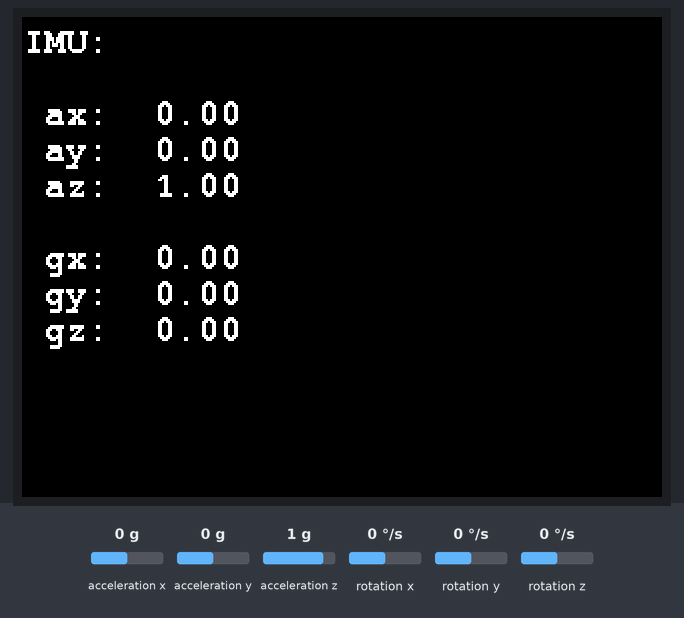
The sketch below on a simulated ESP32. Shown: 320×240 colour display. The inputs (shaded band) are chosen by the test bench; at power-on: acceleration x 0 g, acceleration y 0 g, rotation x 0 °/s, acceleration z 1 g, rotation y 0 °/s, rotation z 0 °/s.

Above: at 1.3 s.
1.4 s: acceleration x set to -1.4 g
At 1.7 s:
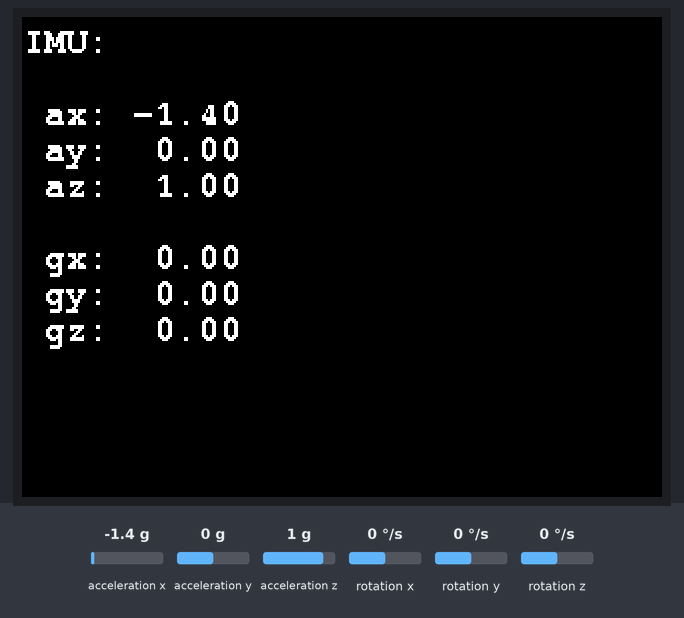
2.9 s: acceleration y set to -1.4 g
At 3.6 s:
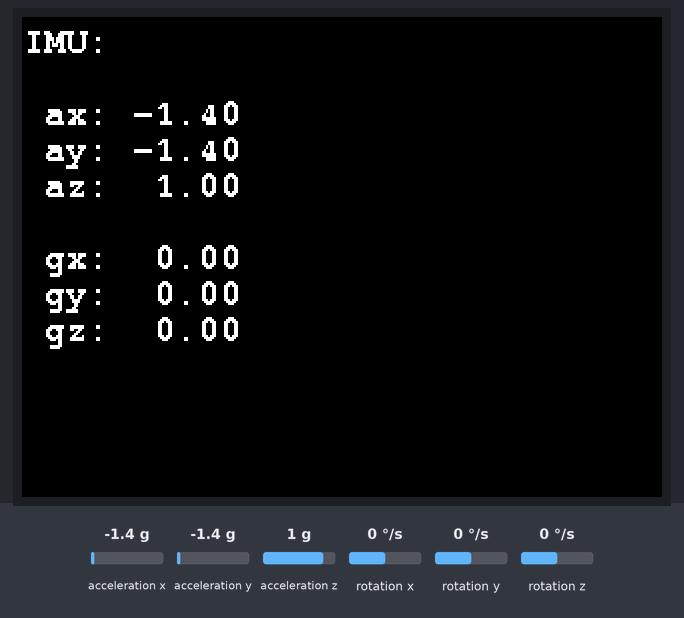
4.7 s: rotation x set to -192 °/s
At 5.4 s:
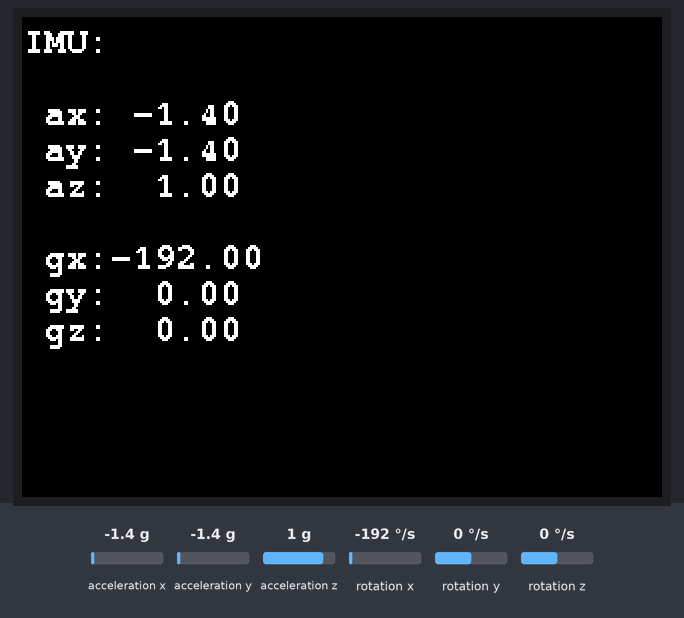
7.9 s: acceleration z set to -1.4 g
9.4 s: rotation y set to -192 °/s
At 10.1 s:
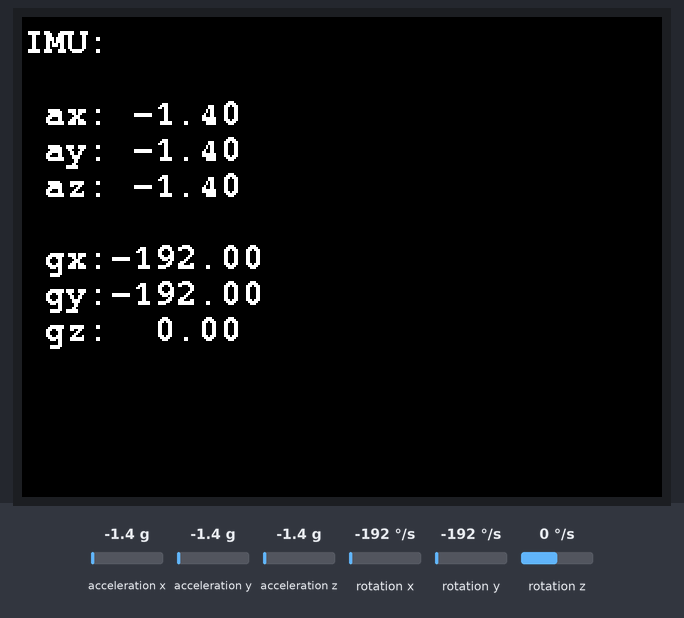
11.2 s: rotation z set to -192 °/s
At 11.9 s:
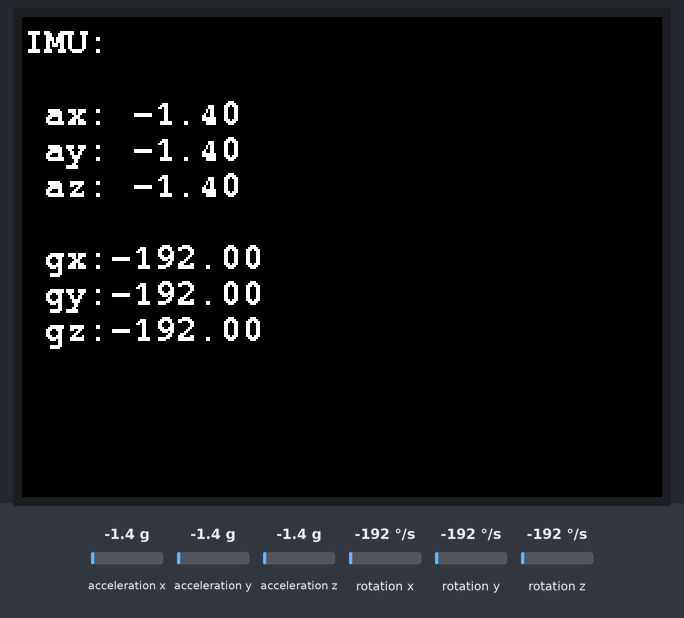
Timing chart, 0 to 14.0 s (numbered marks = the images above; inputs shaded):
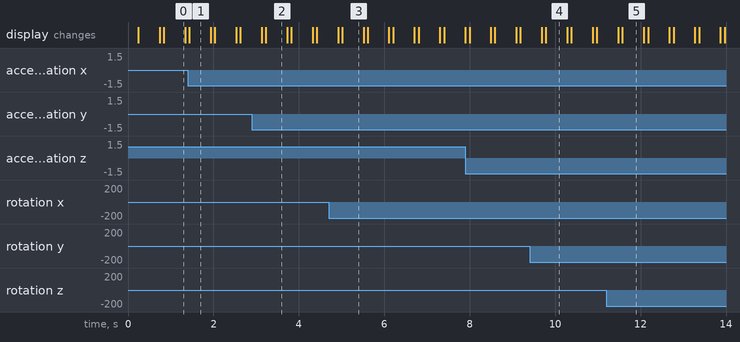

The sketch:

04_IMU.ino
```cpp
#include <M5Unified.h>

// https://docs.m5stack.com/en/arduino/m5sticks3/imu

void setup(void)
{
    M5.begin();
    M5.Power.setExtOutput(false);              // Add: this line to disable the external power output
    M5.Lcd.setFont(&fonts::FreeMonoBold9pt7b); // Fix: setTextFont -> setFont
}

void loop(void)
{
    auto imu_update = M5.Imu.update();
    if (imu_update)
    {
        M5.Lcd.setCursor(0, 5);
        M5.Lcd.clear();

        auto ImuData = M5.Imu.getImuData();

        // The ImuData obtained by getImuData can be used as follows.
        /* Add: Commented out
        ImuData.accel.x;     // accel x-axis value.
        ImuData.accel.y;     // accel y-axis value.
        ImuData.accel.z;     // accel z-axis value.
        ImuData.accel.value; // accel 3values array [0]=x / [1]=y / [2]=z.

        ImuData.gyro.x;     // gyro x-axis value.
        ImuData.gyro.y;     // gyro y-axis value.
        ImuData.gyro.z;     // gyro z-axis value.
        ImuData.gyro.value; // gyro 3values array [0]=x / [1]=y / [2]=z.
        */

        M5.Lcd.printf("IMU:\n\n");
        M5.Lcd.printf(" ax:%6.2f\n ay:%6.2f\n az:%6.2f\r\n", ImuData.accel.x, ImuData.accel.y, ImuData.accel.z);
        M5.Lcd.println();
        M5.Lcd.printf(" gx:%6.2f\n gy:%6.2f\n gz:%6.2f\r\n", ImuData.gyro.x, ImuData.gyro.y, ImuData.gyro.z);
    }
    delay(500);
}
```

Measured:
- after the input at 1.4 s, the display: changes at once (image 1)
- after the input at 2.9 s, the display: first differs from a run without the input after 0.33 s (image 2)
- after the input at 4.7 s, the display: first differs from a run without the input after 0.31 s (image 3)
- after the input at 9.4 s, the display: first differs from a run without the input after 0.39 s (image 4)
- after the input at 11.2 s, the display: first differs from a run without the input after 0.38 s (image 5)
- what the display in image 0 shows lasts 0.5 s, from 0.8 s to 1.3 s
